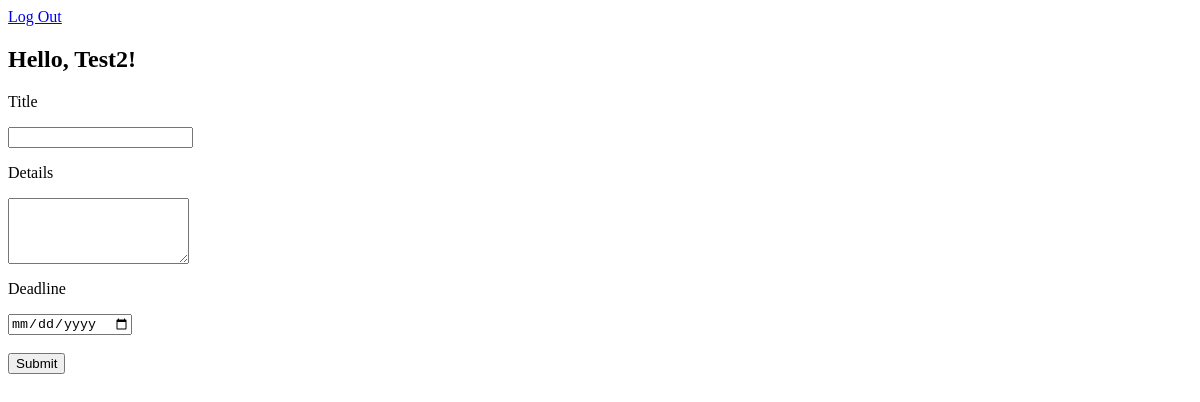
The page /users/test2 (signed in) on the database as committed earlier.
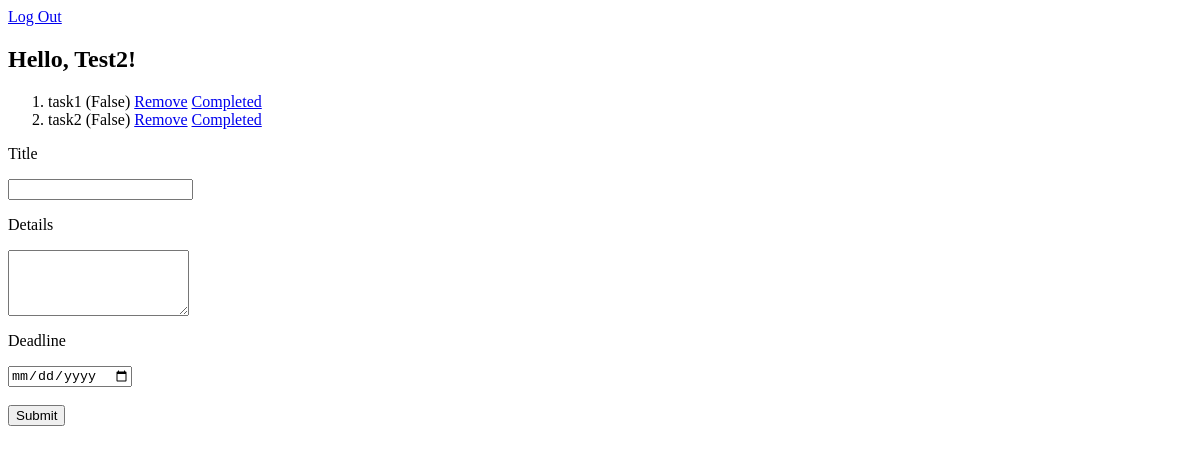
The same page on the database as committed later.
### models.py (models this page shows, shortened)
class User(Base):
    __tablename__ = 'users'
    id = Column(Integer, primary_key=True)
    name = Column(String(20), unique=True, nullable=False)
    password = Column(String(50), nullable=False)
    email = Column(String(30), unique=True, nullable=False)
    registered_on = Column(Date, default=datetime.date.today())
    tasks = relationship('Task')

class Task(Base):
    __tablename__ = 'tasks'
    id = Column(Integer, primary_key=True)
    user_id = Column(Integer, ForeignKey('users.id'), nullable=False)
    title = Column(String(20), nullable=False)
    description = Column(Text)
    created_on = Column(Date, default=datetime.date.today())
    deadline = Column(Date)
    status = Column(Boolean, default=0)
    author = relationship('User')

### app.py (the view)
@app.route('/users/<name>', methods=['GET', 'POST'])
def user_page(name):
    if request.method == 'POST':
        title = request.form['title']
        details = request.form['details']
        deadline_date = request.form['deadline_date']
        print(deadline_date)
        add_task(session['username'], title, details, deadline_date)
    user_tasks = get_user_tasks(name)
    return render_template('user.html', username=name, tasks=user_tasks)

### models.py (called while the page is built)
def get_user_tasks(name):
    engine = create_engine('sqlite:///app.db', echo=True)
    db_session = Session(bind=engine)
    db_user = db_session.query(User).filter_by(name=name).first()
    user_tasks = db_user.tasks
    db_session.close()
    return user_tasks

### templates/user.html (shortened to what this page needs)
{% if username != session['username'] %}
<p>Sorry, seems like something goes wrong. Return to Sign In</p>
<a href={{ url_for('index') }}>To Sign In</a>
{% else %}
<a href={{ url_for('logout') }}>Log Out</a>
<h2>Hello, {{ username|title }}!</h2>
<ol>
{% for task in tasks %}
    <li>{{ task.title }} ({{ task.status }})
        <a href={{ "/remove/task_" + loop.index|string }}>Remove</a>
        <a href={{ "/status/task_" + loop.index|string }}>Completed</a>
    </li>
{% endfor %}
</ol>
<form method="POST">
    <p>Title</p>
    <input
        type="text"
        name="title"
        minlength="3"
        maxlength="20"
        required
    >
    <p>Details</p>
    <textarea rows="4" name="details"></textarea>
    <p>Deadline</p>
    <input
        type="date"
        name="deadline_date"
    >
    <br>
    <br>
    <input type="submit">
</form>
{% endif %}

Rows that differ between the two databases and show on the page:
added Task: title "task1", status "False"
added Task: title "task2", status "False"
